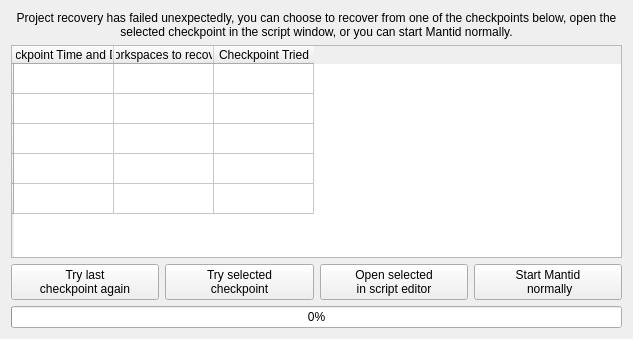
<?xml version="1.0" encoding="UTF-8"?>
<ui version="4.0">
 <class>RecoveryFailure</class>
 <widget class="QWidget" name="RecoveryFailure">
  <property name="geometry">
   <rect>
    <x>0</x>
    <y>0</y>
    <width>633</width>
    <height>339</height>
   </rect>
  </property>
  <property name="windowTitle">
   <string>Recovery Failed</string>
  </property>
  <layout class="QVBoxLayout" name="verticalLayout_2">
   <item>
    <layout class="QVBoxLayout" name="verticalLayout">
     <item>
      <widget class="QLabel" name="label">
       <property name="text">
        <string>Project recovery has failed unexpectedly, you can choose to recover from one of the checkpoints below, open the selected checkpoint in the script window, or you can start Mantid normally.</string>
       </property>
       <property name="alignment">
        <set>Qt::AlignCenter</set>
       </property>
       <property name="wordWrap">
        <bool>true</bool>
       </property>
      </widget>
     </item>
     <item>
      <widget class="QTableWidget" name="tableWidget">
       <property name="selectionMode">
        <enum>QAbstractItemView::SingleSelection</enum>
       </property>
       <property name="selectionBehavior">
        <enum>QAbstractItemView::SelectRows</enum>
       </property>
       <row>
        <property name="text">
         <string/>
        </property>
       </row>
       <row>
        <property name="text">
         <string/>
        </property>
       </row>
       <row>
        <property name="text">
         <string/>
        </property>
       </row>
       <row>
        <property name="text">
         <string/>
        </property>
       </row>
       <row>
        <property name="text">
         <string/>
        </property>
       </row>
       <column>
        <property name="text">
         <string>Checkpoint Time and Date</string>
        </property>
       </column>
       <column>
        <property name="text">
         <string>Workspaces to recover</string>
        </property>
       </column>
       <column>
        <property name="text">
         <string>Checkpoint Tried</string>
        </property>
       </column>
      </widget>
     </item>
     <item>
      <layout class="QHBoxLayout" name="horizontalLayout">
       <item>
        <widget class="QPushButton" name="pushButton_4">
         <property name="text">
          <string>Try last 
checkpoint again</string>
         </property>
        </widget>
       </item>
       <item>
        <widget class="QPushButton" name="pushButton">
         <property name="text">
          <string>Try selected 
checkpoint</string>
         </property>
        </widget>
       </item>
       <item>
        <widget class="QPushButton" name="pushButton_2">
         <property name="text">
          <string>Open selected 
in script editor</string>
         </property>
        </widget>
       </item>
       <item>
        <widget class="QPushButton" name="pushButton_3">
         <property name="text">
          <string>Start Mantid
 normally</string>
         </property>
        </widget>
       </item>
      </layout>
     </item>
    </layout>
   </item>
   <item>
    <widget class="QProgressBar" name="progressBar">
     <property name="value">
      <number>0</number>
     </property>
    </widget>
   </item>
  </layout>
 </widget>
 <resources/>
 <connections>
  <connection>
   <sender>pushButton_4</sender>
   <signal>clicked()</signal>
   <receiver>RecoveryFailure</receiver>
   <slot>onClickLastCheckpoint()</slot>
   <hints>
    <hint type="sourcelabel">
     <x>143</x>
     <y>274</y>
    </hint>
    <hint type="destinationlabel">
     <x>160</x>
     <y>299</y>
    </hint>
   </hints>
  </connection>
  <connection>
   <sender>pushButton</sender>
   <signal>clicked()</signal>
   <receiver>RecoveryFailure</receiver>
   <slot>onClickSelectedCheckpoint()</slot>
   <hints>
    <hint type="sourcelabel">
     <x>245</x>
     <y>263</y>
    </hint>
    <hint type="destinationlabel">
     <x>346</x>
     <y>298</y>
    </hint>
   </hints>
  </connection>
  <connection>
   <sender>pushButton_2</sender>
   <signal>clicked()</signal>
   <receiver>RecoveryFailure</receiver>
   <slot>onClickOpenSelectedInScriptWindow()</slot>
   <hints>
    <hint type="sourcelabel">
     <x>382</x>
     <y>263</y>
    </hint>
    <hint type="destinationlabel">
     <x>568</x>
     <y>297</y>
    </hint>
   </hints>
  </connection>
  <connection>
   <sender>pushButton_3</sender>
   <signal>clicked()</signal>
   <receiver>RecoveryFailure</receiver>
   <slot>onClickStartMantidNormally()</slot>
   <hints>
    <hint type="sourcelabel">
     <x>494</x>
     <y>272</y>
    </hint>
    <hint type="destinationlabel">
     <x>631</x>
     <y>260</y>
    </hint>
   </hints>
  </connection>
 </connections>
 <slots>
  <slot>onClickLastCheckpoint()</slot>
  <slot>onClickSelectedCheckpoint()</slot>
  <slot>onClickOpenSelectedInScriptWindow()</slot>
  <slot>onClickStartMantidNormally()</slot>
 </slots>
</ui>
